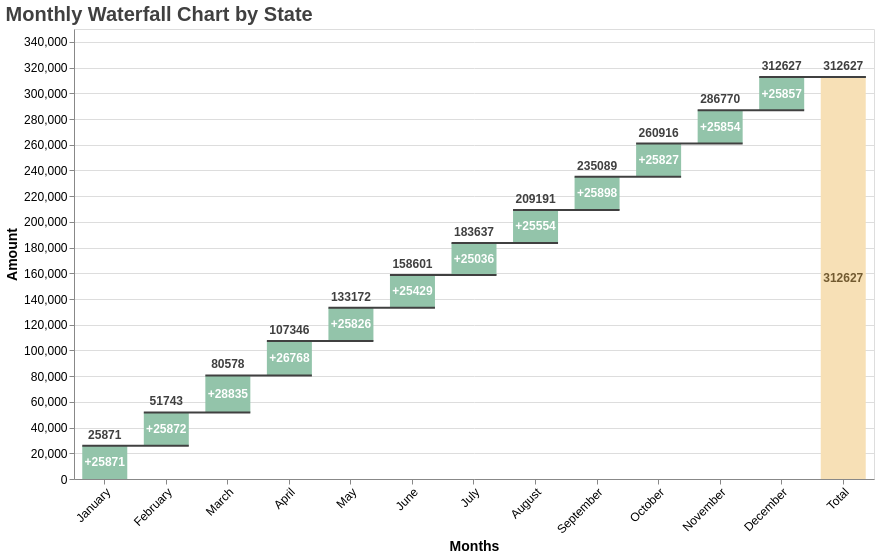

Here is the Vega-Lite specification saved for this chart:
### Vega-Lite specification from a JSON file in a GitHub repository (floating-point values rounded to 4 significant figures)
{"$schema": "https://vega.github.io/schema/vega-lite/v5.json", "width": 800, "height": 450, "title": {"text": "Monthly Waterfall Chart by State", "fontSize": 20, "fontWeight": "bold", "anchor": "start", "color": "#404040"}, "background": null, "params": [{"name": "state", "value": "Australia", "bind": {"input": "select", "options": ["Australia", "NSW", "Vic", "Qld", "WA", "SA", "Tas", "ACT", "NT"], "labels": ["Australia", "NSW", "Victoria", "Queensland", "Western Australia", "South Australia", "Tasmania", "Australian Capital Territory", "Northern Territory"]}}], "data": {"values": [{"label": "January", "NSW": 8106, "Vic": 6622, "Qld": 5130, "WA": 2851, "SA": 1771, "Tas": 496, "ACT": 551, "NT": 344, "Australia": 25871}, {"label": "February", "NSW": 7984, "Vic": 6904, "Qld": 5177, "WA": 2860, "SA": 1636, "Tas": 466, "ACT": 507, "NT": 338, "Australia": 25872}, {"label": "March", "NSW": 9092, "Vic": 7482, "Qld": 5829, "WA": 3140, "SA": 1827, "Tas": 543, "ACT": 584, "NT": 338, "Australia": 28835}, {"label": "April", "NSW": 8465, "Vic": 6820, "Qld": 5478, "WA": 2958, "SA": 1701, "Tas": 474, "ACT": 518, "NT": 354, "Australia": 26768}, {"label": "May", "NSW": 8541, "Vic": 7084, "Qld": 5418, "WA": 2941, "SA": 1746, "Tas": 513, "ACT": 558, "NT": 351, "Australia": 25826}, {"label": "June", "NSW": 8443, "Vic": 6648, "Qld": 5407, "WA": 2912, "SA": 1656, "Tas": 527, "ACT": 546, "NT": 305, "Australia": 25429}, {"label": "July", "NSW": 8397, "Vic": 6872, "Qld": 5514, "WA": 2813, "SA": 1611, "Tas": 504, "ACT": 530, "NT": 305, "Australia": 25036}, {"label": "August", "NSW": 8227, "Vic": 6649, "Qld": 5328, "WA": 2767, "SA": 1651, "Tas": 501, "ACT": 539, "NT": 303, "Australia": 25554}, {"label": "September", "NSW": 8104, "Vic": 6701, "Qld": 5227, "WA": 2916, "SA": 1636, "Tas": 508, "ACT": 541, "NT": 281, "Australia": 25898}, {"label": "October", "NSW": 8349, "Vic": 6924, "Qld": 5120, "WA": 2917, "SA": 1701, "Tas": 502, "ACT": 509, "NT": 325, "Australia": 25827}, {"label": "November", "NSW": 7850, "Vic": 6374, "Qld": 4817, "WA": 2775, "SA": 1587, "Tas": 539, "ACT": 519, "NT": 283, "Australia": 25854}, {"label": "December", "NSW": 7751, "Vic": 6709, "Qld": 4938, "WA": 2826, "SA": 1658, "Tas": 508, "ACT": 558, "NT": 299, "Australia": 25857}, {"label": "Total", "NSW": 0, "Vic": 0, "Qld": 0, "WA": 0, "SA": 0, "Tas": 0, "ACT": 0, "NT": 0, "Australia": 0}]}, "transform": [{"calculate": "datum[state]", "as": "amount"}, {"window": [{"op": "sum", "field": "amount", "as": "cumulative_sum"}]}, {"window": [{"op": "max", "field": "cumulative_sum", "as": "total_sum"}]}, {"calculate": "datum.label === 'Total' ? 0 : datum.cumulative_sum - datum.amount", "as": "previous_sum"}, {"calculate": "datum.label === 'Total' ? datum.total_sum : datum.cumulative_sum", "as": "sum"}, {"calculate": "datum.label === 'Total' ? datum.total_sum : datum.amount", "as": "amount"}, {"calculate": "datum.label !== 'Total' && datum.amount > 0 ? '+' + datum.amount : datum.amount", "as": "text_amount"}, {"calculate": "(datum.sum + datum.previous_sum) / 2", "as": "center"}, {"calculate": "state == 'NSW' ? '#E69F00' : state == 'Vic' ? '#56B4E9' : state == 'Qld' ? '#009E73' : state == 'WA' ? '#F0E442' : state == 'SA' ? '#0072B2' : state == 'Tas' ? '#D55E00' : state == 'ACT' ? '#CC79A7' : state == 'NT' ? '#999999' : '#93c4aa'", "as": "state_color"}, {"window": [{"op": "lead", "field": "label", "as": "lead"}]}, {"calculate": "datum.lead === null ? datum.label : datum.lead", "as": "lead"}], "encoding": {"x": {"field": "label", "type": "ordinal", "axis": {"labelAngle": -45, "title": "Months", "labelFontSize": 12, "titleFontSize": 14}, "sort": ["January", "February", "March", "April", "May", "June", "July", "August", "September", "October", "November", "December", "Total"]}}, "layer": [{"mark": {"type": "bar", "size": 45}, "encoding": {"y": {"field": "previous_sum", "type": "quantitative", "title": "Amount", "axis": {"labelFontSize": 12, "titleFontSize": 14}}, "y2": {"field": "sum"}, "color": {"condition": [{"test": "datum.label === 'Total'", "value": "#f7e0b6"}], "value": {"expr": "datum.state_color"}}}}, {"mark": {"type": "rule", "color": "#404040", "opacity": 1, "strokeWidth": 2, "xOffset": -22.5, "x2Offset": 22.5}, "encoding": {"x": {"field": "label"}, "x2": {"field": "lead"}, "y": {"field": "sum", "type": "quantitative"}}}, {"mark": {"type": "text", "dy": {"expr": "datum.amount >= 0 ? -4 : 14"}, "baseline": {"expr": "datum.amount >= 0 ? 'bottom' : 'top'"}, "fontWeight": "bold", "color": "#404040", "fontSize": 12}, "encoding": {"x": {"field": "label"}, "y": {"field": "sum", "type": "quantitative"}, "text": {"field": "sum", "type": "quantitative"}}}, {"mark": {"type": "text", "fontWeight": "bold", "baseline": "middle", "fontSize": 12}, "encoding": {"x": {"field": "label"}, "y": {"field": "center", "type": "quantitative"}, "text": {"field": "text_amount", "type": "nominal"}, "color": {"condition": [{"test": "datum.label === 'Total'", "value": "#725a30"}], "value": "white"}}}], "config": {"axis": {"labelFontSize": 12, "titleFontSize": 14}, "title": {"fontSize": 20, "fontWeight": "bold", "anchor": "start", "color": "#404040"}, "text": {"fontWeight": "bold", "color": "#404040"}}}
